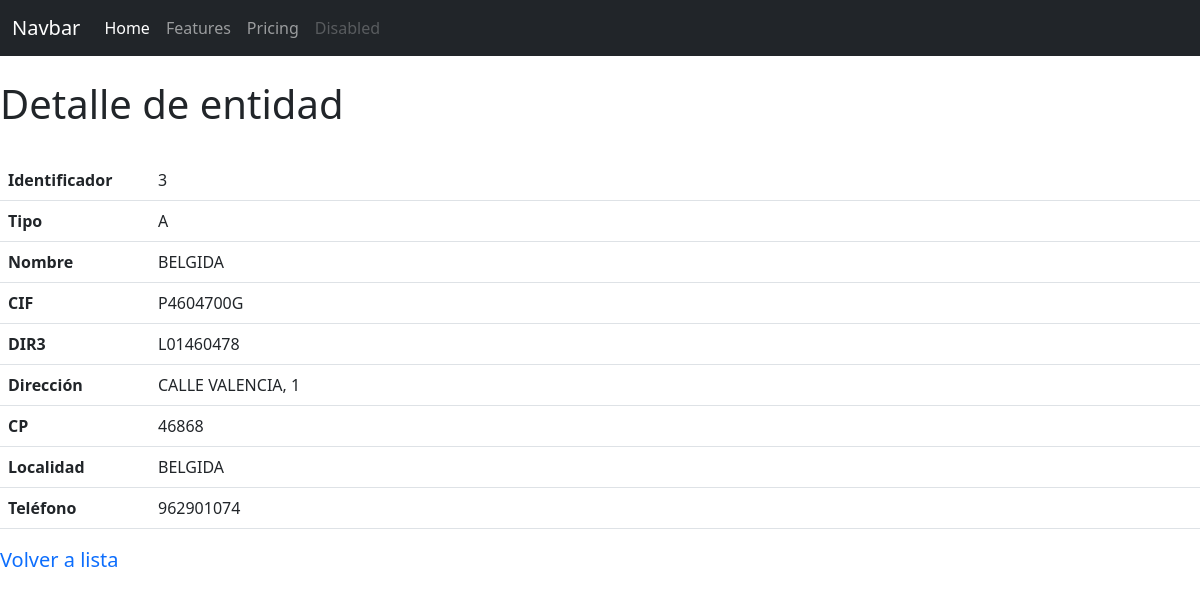
Page /detalle/3 on the committed database.
### tables this page shows
CREATE TABLE entidad (
    id INTEGER PRIMARY KEY AUTOINCREMENT,
	tipo TEXT NOT NULL,
    created TIMESTAMP NOT NULL DEFAULT CURRENT_TIMESTAMP,
    nombre TEXT NOT NULL,
	nif TEXT NOT NULL,
	dir3 TEXT NOT NULL,
	direccion TEXT NOT NULL,
	cp TEXT NOT NULL,
	localidad TEXT NOT NULL,
	telefono TEXT NOT NULL
);

### contactos.py (the view)
@app.route("/detalle/<string:id_entidad>")
def detalle(id_entidad):
	entidad = get_db_entidad(id_entidad)
	return render_template("detalle.html", entidad=entidad[0])

### contactos.py (called while the page is built)
def get_db_connection():
	conn = None
	try:
		conn = sqlite3.connect('database.db')
		print(sqlite3.version)
	except Error as e:
		print(e)
	return conn

def get_db_entidad(id_entidad):
	conn = get_db_connection()
	entidad = conn.execute('SELECT * FROM entidad WHERE ID = ?', (id_entidad)).fetchall()
	conn.close()
	if entidad == None:
		abort('404')
	return entidad

### templates/detalle.html
{% extends 'base.html' %}
{%block content%}
<br>
<h1>Detalle de entidad</h1>
<br>
<table class="table">
	<tbody>
	  <tr>
		<th style="width:150px">Identificador</th>
		<td>{{entidad[0]}}</td>
	  </tr>
	  <tr>
		<th>Tipo</th>
		<td>{{entidad[1]}}</td>
	  </tr>
	  <tr>
		<th>Nombre</th>
		<td>{{entidad[3]}}</td>
	  </tr>
	  <tr>
		<th>CIF</th>
		<td>{{entidad[4]}}</td>
	  </tr>
	  <tr>
		<th>DIR3</th>
		<td>{{entidad[5]}}</td>
	  </tr>
	  <tr>
		<th>Dirección</th>
		<td>{{entidad[6]}}</td>
	  </tr>
	  <tr>
		<th>CP</th>
		<td>{{entidad[7]}}</td>
	  </tr>
	  <tr>
		<th>Localidad</th>
		<td>{{entidad[8]}}</td>
	  </tr>
	  <tr>
		<th>Teléfono</th>
		<td>{{entidad[9]}}</td>
	  </tr>
	</tbody>
  </table>
<a class="navbar-brand" href="{{ url_for('inicio')}}">Volver a lista</a>
{%endblock%}

### rows in the picture
entidad: id "3", tipo "A", nombre "BELGIDA", nif "P4604700G", dir3 "L01460478", direccion "CALLE VALENCIA, 1", cp "46868", localidad "BELGIDA", telefono "962901074"
